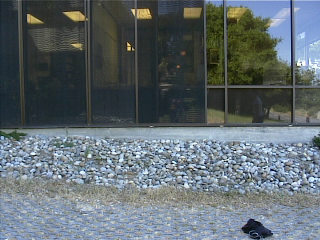
%> input picture assignment1/walkstraight/frame0000.tif, 320 x 240 px
$ octave --eval "result = find_bounding_box('CSE 4310 - Assignment 1_files/bbox0062.jpg');"   (GNU Octave 9; MATLAB toolbox functions it lacks are replaced by stand-ins)
%> lines starting %> are read from the running program, lines starting %| are printed output that depends on the picture; in (x1, y1, x2, y2) boxes, pixels count from 0 and x2, y2 are one past the last pixel; in counts of white or black regions, pixels touching at a corner belong together; the program's own positions count from 1
### assignment3/read_gray.m
function result = read_gray(filename)
%> called with filename = 'frame0000.tif'

temp = double(imread(filename));

if (size(temp, 3) == 1)
    result = temp;
else
    result = 0.3*temp(:,:,1) + 0.59*temp(:,:,2) + 0.11*temp(:,:,3);

end

### assignment1/draw_rectangle.m
function result = draw_rectangle(frame, color, top, bottom, left, right);

% function result = draw_rectangle(frame, top, bottom, left, right);
%
% frame is a color image
% color is a matrix of three elements, specifying the color in RGB.
% top, bottom, left, right specify the rectangle

% make sure rectangle fits in the image
[rows, cols] = size(frame);
left = max(2, left);
left = min(cols-1, left);
right = max(2, right);
right = min(cols-1, right);
top = max(2, top);
top = min(rows-1, top);
bottom = max(2, bottom);
bottom = min(rows-1, bottom);

result = frame;
% we do (left-1):(left+1) to have a thicker line.
result(top:bottom, [(left-1):(left+1), (right-1):(right+1)], 1) = color(1);
result(top:bottom, [(left-1):(left+1), (right-1):(right+1)], 2) = color(2);
result(top:bottom, [(left-1):(left+1), (right-1):(right+1)], 3) = color(3);

result([(top-1):(top+1), (bottom-1):(bottom+1)], left:right, 1) = color(1);
result([(top-1):(top+1), (bottom-1):(bottom+1)], left:right, 2) = color(2);
result([(top-1):(top+1), (bottom-1):(bottom+1)], left:right, 3) = color(3);

### assignment1/find_bounding_box - Copy.m
function [toprow, bottomrow, leftcolumn, rightcolumn] = find_bounding_box(filename)

    frame0 = read_gray('frame0000.tif');
    inputframe = read_gray(filename);
%> call 2 of read_gray, with filename = 'CSE 4310 - Assignment 1_files/bbox0062.jpg'
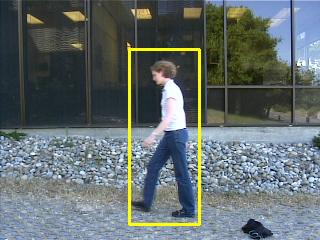
%> input picture assignment1/CSE 4310 - Assignment 1_files/bbox0062.jpg, 320 x 240 px
%> in read_gray (call 2), `result = 0.3*temp(:,:,1) + 0.59*temp(:,:,2) + 0.11*temp(:,:,3);`:
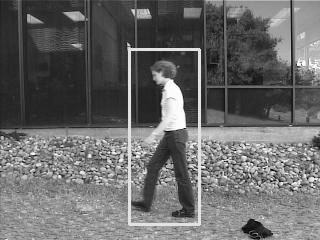
%> result: size 240x320 double; min 1.98, max 254.1, mean 106.2

    diff = abs(frame0 - inputframe);

    kernel = fspecial('gaussian', 6 * ceil(3.0) + 1, 3.0);
    blurred_frame0 = imfilter(frame0, kernel);
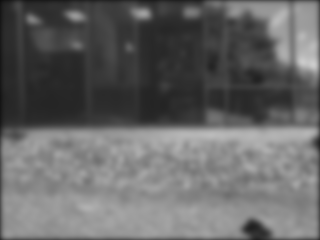
%> blurred_frame0: size 240x320 double; min 13.15, max 205.1, mean 102.5
    blurred_inputframe = imfilter(inputframe, kernel);
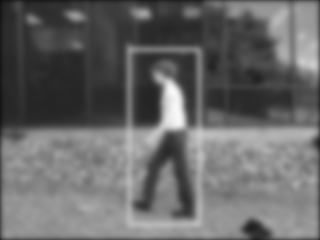
%> blurred_inputframe: size 240x320 double; min 13.31, max 248.2, mean 104.2
    diff = abs(blurred_frame0 - blurred_inputframe);
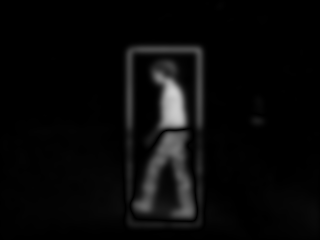
%> diff: size 240x320 double; min 7.09e-06, max 207.6, mean 9.2

    threshold = 59; %84
    thresholded = (diff > threshold);
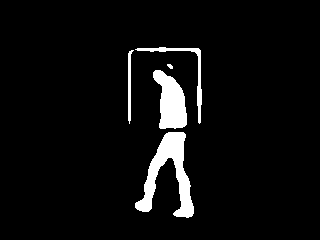
%> thresholded: size 240x320 logical; 5.2% white; 5 white regions, box (x1, y1, x2, y2) and area: (135, 132, 194, 218) 1976, (153, 70, 187, 129) 1305, (135, 47, 202, 124) 476, (128, 50, 134, 124) 218, (167, 64, 173, 69) 21

    thresholded = imclose(thresholded, ones(3,3));
%
%     figure(2)
%     imshow(thresholded, []);
%     figure(1)

    [row, col] = find(thresholded);
%> row = 3996 values from 48 to 218; col = 3996 values from 129 to 202

    toprow = min(row);
%> toprow = 48
    bottomrow = max(row);
%> bottomrow = 218
    leftcolumn = min(col);
%> leftcolumn = 129
    rightcolumn = max(col);
%> rightcolumn = 202

    color_image = imread(filename, 'tif');
%> color_image is the input picture: size 240x320x3 uint8; mean R, G, B 99.4, 109.1, 109.8

    color_image = draw_rectangle(color_image, [255,255,0], toprow, ...
                                 bottomrow, leftcolumn, rightcolumn);
%> in draw_rectangle, `left = max(2, left);`: left = 129
%> in draw_rectangle, `right = max(2, right);`: right = 202
%> in draw_rectangle, `top = max(2, top);`: top = 48
%> in draw_rectangle, `bottom = max(2, bottom);`: bottom = 218
%> in draw_rectangle, `result([(top-1):(top+1), (bottom-1):(bottom+1)], left:right, 3) = colo..`:
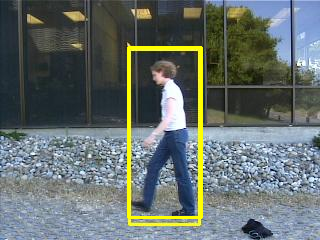
%> result: size 240x320x3 uint8; mean R, G, B 101.2, 110.8, 108.5
%> `result = find_bounding_box('CSE 4310 - Assignment 1_files/bbox0062.jpg..`: result = 48
    imshow(color_image);

end
